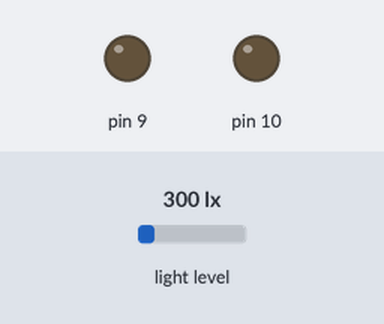
The sketch below on a simulated Arduino Uno, built with avr-gcc and run on an emulated ATmega328P. Shown: output pins drawn as LEDs (lit = HIGH). Wiring (inferred from the names in the program): BH1750 light sensor at I2C address 0x23. The test bench sets the inputs (shaded band); at power-on: light level 300 lx. What the sketch prints to the serial monitor is not drawn.

Above: at 0.1 s.
At 2.1 s:
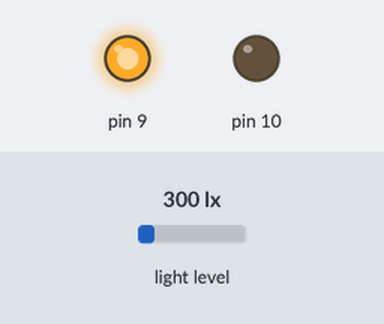
Timing chart, 0 to 3.6 s (numbered marks = the images above):
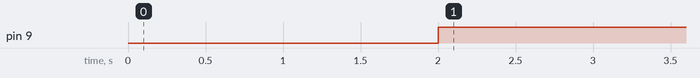

Measured:
- by itself, pin 9: LOW → HIGH at 2.0 s

The sketch:

luxnew.ino
```cpp
/*
 Connection:
 BH1750 -   Arduino
 ------------------
 VCC    -   5v
 GND    -   GND
 SCL    -   SCL(Analog Pin 5)
 SDA    -   SDA(Analog Pin 4)
 ADD    -   NC (or GND)
 */


#include <Wire.h>


int BH1750address = 0x23;
byte buff[2];


void setup()
{
  Wire.begin();
  Serial.begin(9600);
   pinMode(9, OUTPUT);
pinMode(10, OUTPUT);
  Serial.print("  BH1750 Light  ");
  Serial.print("Intensity Sensor");
  delay(2000);
}

void loop()
{
    digitalWrite(9, HIGH);
  digitalWrite(10, LOW);
  int i;
  uint16_t value=0;
  BH1750_Init(BH1750address);
  delay(200);

  if(2==BH1750_Read(BH1750address))
  {
    value=((buff[0]<<8)|buff[1])/1.2;


    Serial.print(value);
    Serial.println("[lux]");
  }
  delay(150);
}

int BH1750_Read(int address)
{
  int i=0;
  Wire.beginTransmission(address);
  Wire.requestFrom(address, 2);
  while(Wire.available())
  {
    buff[i] = Wire.read();
    i++;
  }
  Wire.endTransmission();
  return i;
}

void BH1750_Init(int address)
{
  Wire.beginTransmission(address);
  Wire.write(0x10);
  Wire.endTransmission();
}
```
